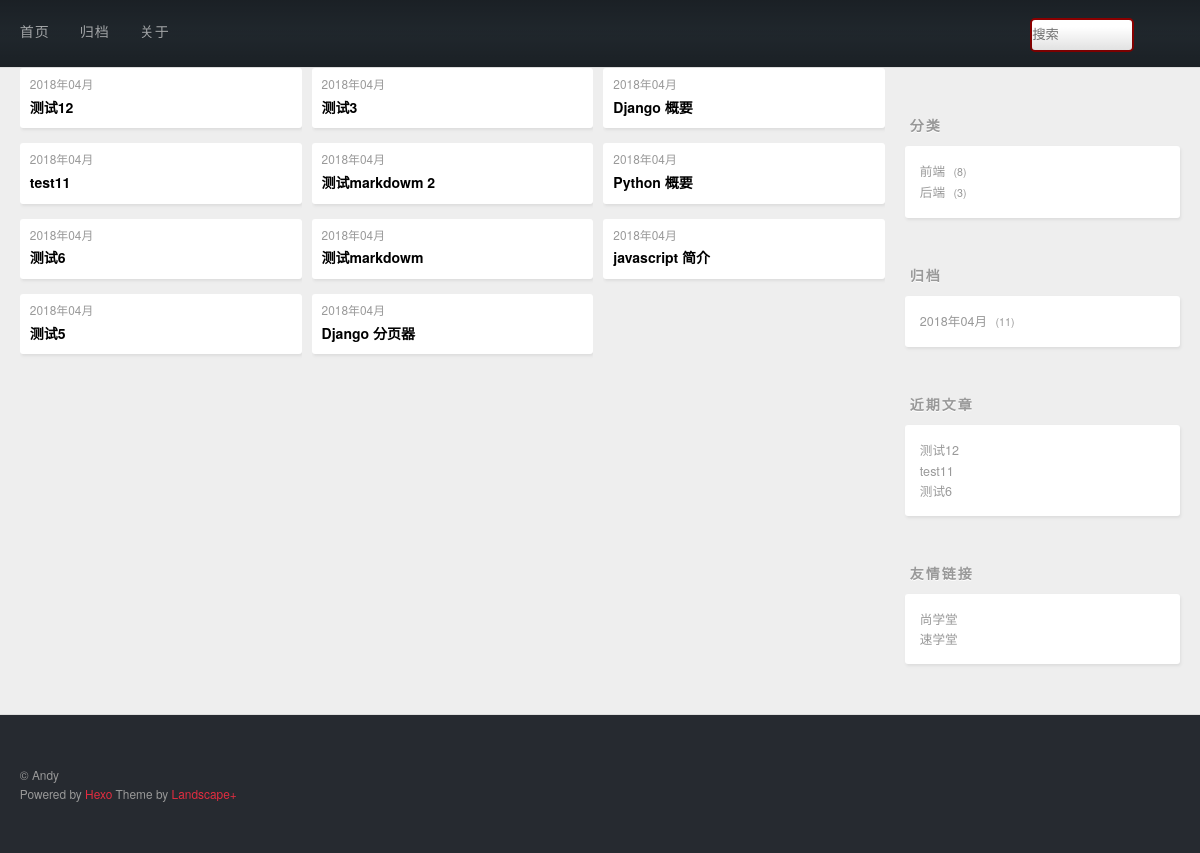
Page /archive/ on the committed database.
### post/models.py (models this page shows, shortened)
class Post(models.Model):
    title = models.CharField(max_length=30,verbose_name="标题")
    desc = models.TextField(verbose_name="摘要")
    content = RichTextUploadingField(verbose_name="正文")
    created = models.DateTimeField(auto_now_add=True,verbose_name="创建时间")
    modify = models.DateTimeField(auto_now= True)
    category = models.ForeignKey(Category,verbose_name="类别")
    tag = models.ManyToManyField(Tag,verbose_name="标签")

### post/views.py (the view)
# urls.py: url(r"^archive/",views.postall,name="postall"),
def postall(request):
    postall = Post.objects.order_by("-created")
    return render(request,"category.html",{"postbyCa":postall})

### post/myProcessors.py (called while the page is built)
def getPostByCategory(request):
    getPostByCate =Post.objects.values("category__cname","category").annotate(c=Count("*")).order_by("-c")
    from django.db import connection
    cursor = connection.cursor()
    getPostByCreated = cursor.execute("select created,count('*') as count from post_post group by strftime('%Y-%m',created) order by count desc ")
    recentPost = Post.objects.order_by("-created")[:3]
    return {"getPostByCate":getPostByCate,"getPostByCreated":getPostByCreated,"recentPost":recentPost}

### post/templates/category.html
{% extends "base.html" %}
{% block main %}
    <div class="archives">
        {% for pc in postbyCa %}
            <article class="archive-article archive-type-post">
                <div class="archive-article-inner">
                    <header class="archive-article-header">
                        <a href="#" class="archive-article-date"><time>{{ pc.created |date:"Y年m月" }}</time></a>
                        <h1 itemprop="name"><a class="archive-article-title" target="_blank" href="/post/{{ pc.id }}">{{ pc.title }}</a></h1>
                    </header>
                </div>
            </article>
            {% empty %}
            <h2><a href={% url "homepage" %}>搜索不到,点击返回主页面重写搜索</a></h2>
       {% endfor %}
    </div>
{% endblock main %}

### templates/base.html (shortened to what this page needs)
{% load staticfiles %}
<!DOCTYPE html>
<html lang="en">
<head>
    <link rel="stylesheet" type="text/css" href="{% static "style.css" %}">
</head>
<body>
    <div id="container">
        <div id="wrap">
            {% include "head.html" %}
            <div class="outer">
                    <div id="main">
                    {% block main %}
                    {% endblock main %}
                    </div>
                {% include "right.html" %}
            </div>
            {% include "footer.html" %}
        </div>
    </div>
</body>
</html>

### templates/head.html
<header id="header">
  <div id="banner"></div>
  <div id="header-outer" class="outer">
    <div id="header-inner" class="inner">
      <nav id="main-nav">
          <a class="main-nav-link" href={% url "homepage" %}>首页</a>
          <a class="main-nav-link" href={% url "postall" %}>归档</a>
          <a class="main-nav-link" href="https://www.djangoproject.com/" target="_blank">关于</a>
      </nav>
        <div class="d1">
	  <form method="get" action="/search/">
	    <input type="text" name="q" placeholder="搜索">
	  </form>
	</div>
    </div>
  </div>
</header>

### templates/right.html
<aside id="sidebar">
    <div class="widget-wrap"><h3 class="widget-title">分类</h3>
        <div class="widget">
            <ul class="category-list">{% for gpost in  getPostByCate %}
                <li class="category-list-item">
                    <a class="category-list-link" href="/category/{{ gpost.category }}">{{ gpost.category__cname }}</a>
                    <span class="category-list-count">{{ gpost.c }}</span>
                </li>
            {% endfor %}
            </ul>
        </div>
    </div>
    <div class="widget-wrap"><h3 class="widget-title">归档</h3>
        <div class="widget">
            <ul class="archive-list">
                {% for foo in getPostByCreated %}
                <li class="archive-list-item"><a class="archive-list-link" href="/archive/{{ foo.0|date:"Y"}}/{{ foo.0|date:"m" }}"> {{ foo.0 | date:"Y年m月" }} </a><span class="archive-list-count">{{ foo.1 }}</span></li>
                {% endfor %}
            </ul>
        </div>
    </div>
    <div class="widget-wrap"><h3 class="widget-title">近期文章</h3>
        <div class="widget">
            <ul>
                {% for foo in recentPost %}
                    <li><a href="/post/{{ foo.id }}" target="_blank">{{ foo.title}}</a></li>
                {% endfor %}
            </ul>
        </div>
    </div>
    <div class="widget-wrap"><h3 class="widget-title">友情链接</h3>
        <div class="widget">
            <ul>
                <li><a href="http://www.bjsxt.com/" target="_blank">尚学堂</a></li>
                <li><a href="http://www.sxt.cn/" target="_blank">速学堂</a></li>
            </ul>
        </div>
    </div>
</aside>

### templates/footer.html
 <footer id="footer">
  <div class="outer">
    <div id="footer-info" class="inner">
      © Andy<br>
      Powered by <a href="http://zespia.tw/hexo/" target="_blank">Hexo</a>
      Theme by <a href="https://github.com/xiangming/landscape-plus" target="_blank">Landscape+</a>
    </div>
  </div>
</footer>

### templates/base.html (style rules this page uses)
form { position: relative; width: 150px; margin: 0 auto; }
.d1 { float: right; line-height: 67px; }
.d1 input { width: 100px; height: 30px; border: 2px solid darkred; border-radius: 5px; outline: none; background: white; color: #1e242a; }

### rows in the picture
Post: created "2018年04月", title "测试12"
Post: created "2018年04月", title "test11"
Post: created "2018年04月", title "测试6"
Post: created "2018年04月", title "测试5"
Post: created "2018年04月", title "测试3"
Post: created "2018年04月", title "测试markdowm 2"
Post: created "2018年04月", title "测试markdowm"
Post: created "2018年04月", title "Django 分页器"
Post: created "2018年04月", title "Django 概要"
Post: created "2018年04月", title "Python 概要"
Post: created "2018年04月", title "javascript 简介"

### other values in the picture
{{ gpost.category__cname }} "前端" "后端"
{{ gpost.c }} "8" "3"
{{ foo.0 | date:"Y年m月" }} "2018年04月"
{{ foo.1 }} "11"
